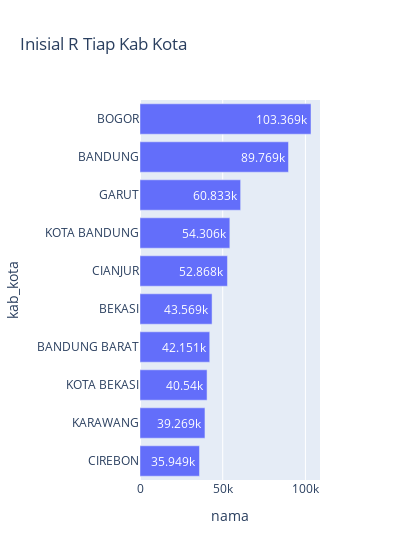

Write notebook code for a chart like this one.
### Code cell
fig = px.bar(inisial_r_bar.head(10).sort_values('nama'), y='kab_kota', x='nama',width=400,text_auto=True, title='Inisial R Tiap Kab Kota')
fig.show()

### Figure 1 — Plotly figure (JSON) as saved in the notebook; plotly's stock layout.template omitted (floating-point values rounded to 4 significant figures)
{"data": [{"alignmentgroup": "True", "hovertemplate": "nama=%{x}<br>kab_kota=%{y}<extra></extra>", "legendgroup": "", "marker": {"color": "#636efa", "pattern": {"shape": ""}}, "name": "", "offsetgroup": "", "orientation": "h", "showlegend": false, "textposition": "auto", "texttemplate": "%{x}", "type": "bar", "x": [35949, 39269, 40540, 42151, 43569, 52868, 54306, 60833, 89769, 103369], "xaxis": "x", "y": ["CIREBON", "KARAWANG", "KOTA BEKASI", "BANDUNG BARAT", "BEKASI", "CIANJUR", "KOTA BANDUNG", "GARUT", "BANDUNG", "BOGOR"], "yaxis": "y"}], "layout": {"barmode": "relative", "legend": {"tracegroupgap": 0}, "title": {"text": "Inisial R Tiap Kab Kota"}, "width": 400, "xaxis": {"anchor": "y", "domain": [0, 1], "title": {"text": "nama"}}, "yaxis": {"anchor": "x", "domain": [0, 1], "title": {"text": "kab_kota"}}}}
